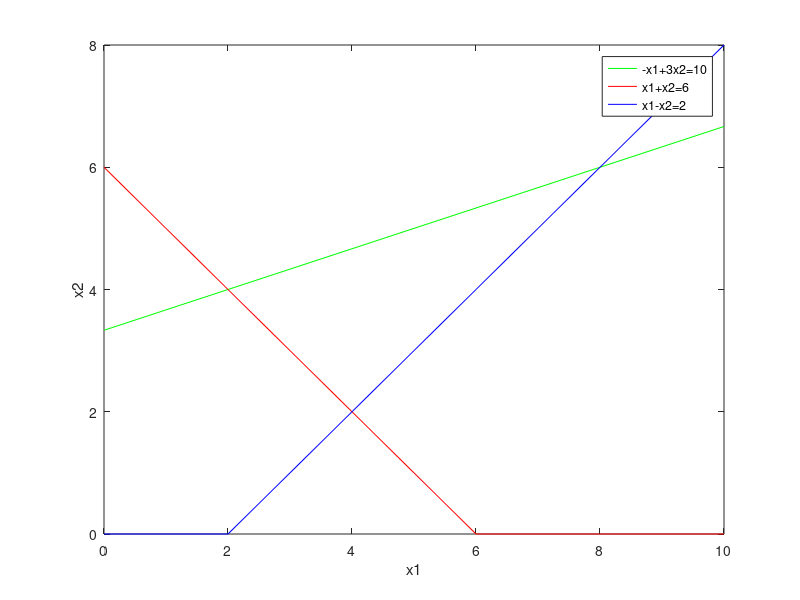

Write the MATLAB code that produced this figure.
clc
clear all
A=[-1 3;1 1;1 -1]
B=[10;6;2];
C=[2 -3];
x=0:max(B);
z1=(B(1)-A(1,1)*x)/A(1,2);
z2=(B(2)-A(2,1)*x)/A(2,2);
z3=(B(3)-A(3,1)*x)/A(3,2);
z1=max(0,z1)
z2=max(0,z2)
z3=max(0,z3)
plot(x,z1,'g',x,z2,'r',x,z3,'b')
xlabel('x1')
ylabel('x2')
legend('-x1+3x2=10','x1+x2=6','x1-x2=2')

cx=find(x==0)
c1=find(z1==0)
c2=find(z2==0)
c3=find(z3==0)
line1=[x([cx,c1]);z1([cx,c1])]'
line2=[x([cx,c2]);z1([cx,c2])]'
line3=[x([cx,c3]);z1([cx,c3])]'
cpt=unique([line1;line2;line3],'rows')

ptt=[0;0];
for i=1:size(A,1)
    A1=A(i,:);
    B1=B(i,:);
    for j=i+1:size(A,1)
        A2=A(j,:);
        B2=B(j,:);
        A4=[A1;A2];
        B4=[B1;B2];
        x=A4\B4;
        ptt=[ptt x];
    end
end    
ict=ptt'
point=unique([cpt;ict],'rows')


for i= 1:size(point,1)
    constraint1(i)=A(1,1)*point(i,1)+A(1,2)*point(i,2)-B(1)
    constraint2(i)=A(2,1)*point(i,1)+A(2,2)*point(i,2)-B(2)
    constraint3(i)=A(3,1)*point(i,1)+A(3,2)*point(i,2)-B(3)
    s1=find(constraint1(i)>0)
    s2=find(constraint2(i)>0)
    s3=find(constraint3(i)>0)   
end
s=unique([s1;s2;s3])
point(s,:)=[]
value=point*C'
table=[point value]
obj=max(value);
[obj,index]=max(value)
x1=point(index,1);
x2=point(index,2);
fprintf("The optimal value of the function is %f at (%f,%f)",obj,x1,x2)